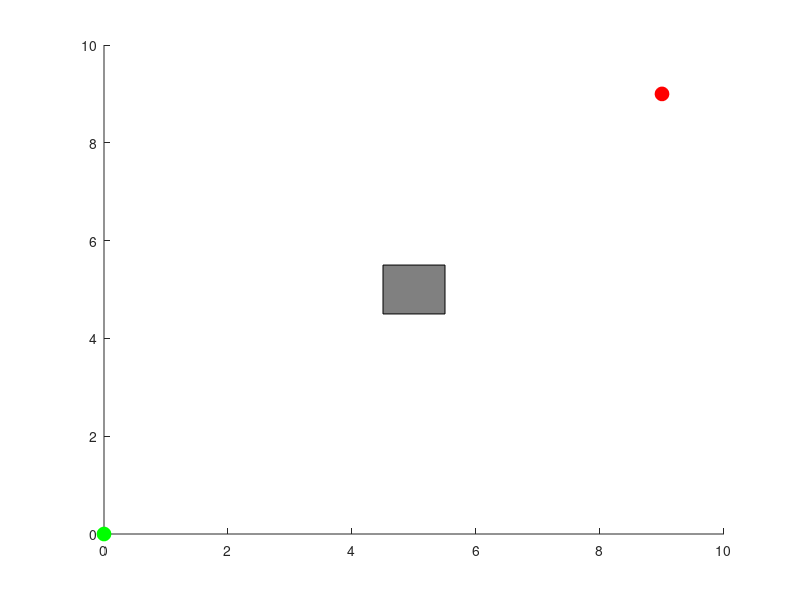

This figure's MATLAB source:
function [start, goal, x_max, y_max, step_size, max_iter, obstacles] = environment_setup()
    % Define problem space
    x_max = 10;
    y_max = 10;
    start = [0, 0];
    goal = [9, 9];
    step_size = 0.5;
    max_iter = 1000;

    % Define obstacles (example: a 1x1 square centered at (5,5))
    obstacles = [4.5, 4.5, 1, 1]; % [x, y, width, height]

    % Create figure
    figure;
    hold on;
    axis([0 x_max 0 y_max]);
    plot(start(1), start(2), 'go', 'MarkerSize', 10, 'MarkerFaceColor', 'g');
    plot(goal(1), goal(2), 'ro', 'MarkerSize', 10, 'MarkerFaceColor', 'r');

    % Plot obstacles
    for i = 1:size(obstacles, 1)
        rectangle('Position', obstacles(i,:), 'FaceColor', [0.5 0.5 0.5]);
    end
end
